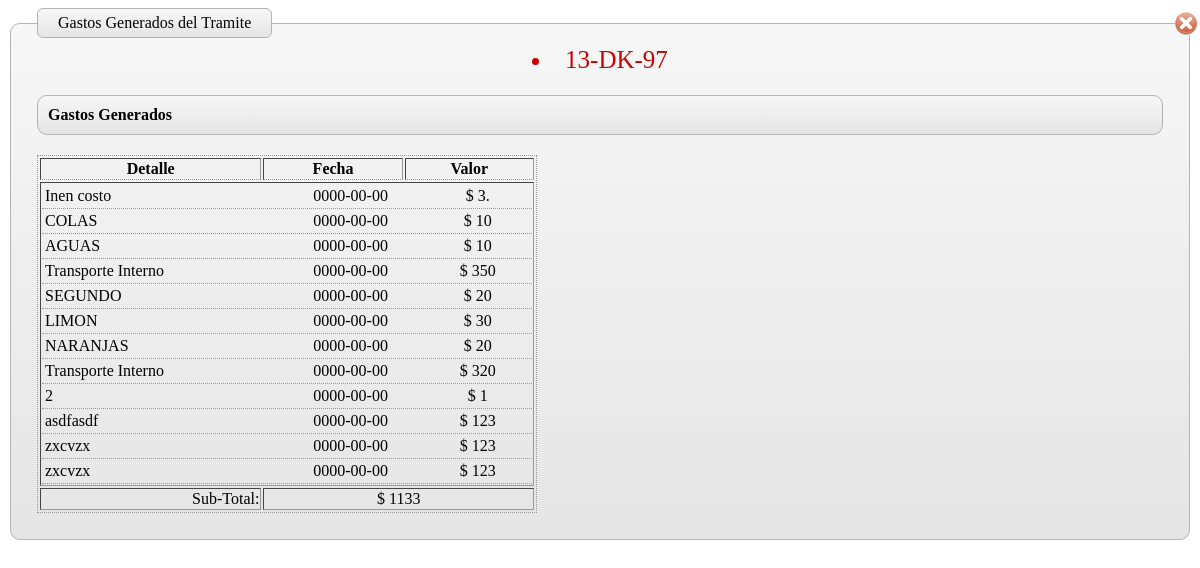
Page /includes/popup/gastos.php?codigo=13-DK-97 on the committed database.
### tables this page shows
CREATE TABLE IF NOT EXISTS `dnk_documento_gasto` (
  `id` int(10) unsigned NOT NULL AUTO_INCREMENT,
  `DNK_DOCUMENTO_codigo` varchar(20) NOT NULL,
  `factura` varchar(60) NOT NULL,
  `fecha` date NOT NULL,
  `descripcion` varchar(255) DEFAULT NULL,
  `valor` varchar(20) DEFAULT NULL,
  PRIMARY KEY (`id`),
  KEY `DOCUMENTO_GASTO_FKIndex1` (`DNK_DOCUMENTO_codigo`)
);

### includes/database.inc.php (called while the page is built, shortened)
<?php
class database {
	var $db = null;
	function database(){
		$this->db = new mysqli(HOST_NAME, USER_NAME, USER_PASSWD, DB_NAME);
		$this->db->query("SET NAMES 'utf8'");
		return $this->db;
	}
	function query( $query ){
		$obj = $this->db->query($query);
		return $obj;
	}
}
?>

### includes/popup/gastos.php (the view, shortened to what this page needs)
<?php
        include_once("../database.inc.php");
	$dbmysql = new database();
?>
<?php
echo formulario_gasto();
function formulario_gasto(){
    global $dbmysql;
     $codigo_doc=$_GET['codigo'];
     $subtotal=0;
     $retval='<form id="form-1" action="?modulo=notificaciones&op=insertnotifi" method="post">
                <fieldset>
                    <legend>Gastos Generados del Tramite</legend>
                    <div id="cerrar_ventana"><a href="javascript:void(0);" title="Cerrar" onclick="popupCssHide();"><img src="images/001_05.gif"></a></div>';
            $retval .='<div id="css_codigo" align="center">
                        <li><a><input type="hidden" id="codigo"  name="codigo" value="'.$codigo_doc.'"/>'.$codigo_doc.'</a></li>
                    </div>
                    <ol>
                    <div>
                        <label class="rotulo"><strong>Gastos Generados</strong></label>
                    </div>
                    </ol>
                    ';
                $sql="SELECT *FROM `dnk_documento_gasto` WHERE DNK_DOCUMENTO_codigo='$codigo_doc'";
                $rows1 = $dbmysql->query($sql);
        $retval .='<div class="settings">
                        <table width="100%" border="1" style="border:dotted;border-color:#999; border-width:0.5px" align="center">
                            <tr align="center" >
                              <td style="border-bottom-style:dotted;border-bottom-width:0.5px; border-bottom-color:#999"><strong>Detalle</strong></td>
                              <td style="border-bottom-style:dotted;border-bottom-width:0.5px; border-bottom-color:#999"><strong>Fecha</strong></td>
                              <td style="border-bottom-style:dotted;border-bottom-width:0.5px; border-bottom-color:#999"><strong>Valor</strong></td>
                            </tr>
                            <tr style="font-size:12px;vertical-align: inherit;">
                                    <td colspan="3"><div id="mostrargastosgenerados">';
                    while ( $row1=$rows1->fetch_object() ){
                      $retval .='<table width="100%"  style="margin:0;padding:0;border-bottom-style:dotted;border-bottom-width:1px; border-bottom-color:#999">
                                    <tr>
                                      <td width="180">'.$row1->descripcion.'</td>
                                      <td width="113"><div align="center">'.$row1->fecha.'</div></td>
                                      <td width="80" align="center">$ '.$row1->valor.'</td>
                                    </tr>
                                  </table>
                                  ';
                      $subtotal=$subtotal+$row1->valor;
                    }
          $retval .='</div><div id="mostrargastos"></div>
                                    </td>
                                  </tr>
                                  <tr>
                                    <td align="right">Sub-Total:</td>
                                    <td align="center" colspan="2">$ '.$subtotal.'</td>
                                 </tr>
                                </table></div>
            </fieldset>
            </form>';
       return $retval;
     }
?>

### includes/popup/gastos.php (style rules this page uses)
form fieldset { padding: 26px; border: 1px solid #b4b4b4; -moz-border-radius: 10px; -webkit-border-radius: 10px; }
form legend { padding: 5px 20px 5px 20px; color: #030303; -moz-border-radius: 6px; -webkit-border-radius: 6px; border: 1px solid #b4b4b4; }
form ol { list-style: none; margin-bottom: 20px; border: 1px solid #b4b4b4; -moz-border-radius: 10px; -webkit-border-radius: 10px; padding: 10px; }
form ol, form legend, form fieldset { background-image: -moz-linear-gradient(top, #f7f7f7, #e5e5e5); background-image: -webkit-gradient(linear,left bottom,left top,color-stop(0, #e5e5e5),color-stop(1, #f7f7f7)); }
.settings { width: 500px; list-style: none; position: relative; }
#css_codigo { color: #C90202; padding: 5px; margin: 5px; text-transform: uppercase; font-size: 25px; }
#cerrar_ventana { text-align: right; margin-top: -52px; margin-right: -35px; }

### rows in the picture
dnk_documento_gasto: descripcion "Inen costo", fecha "0000-00-00", valor "3."
dnk_documento_gasto: descripcion "COLAS", fecha "0000-00-00", valor "10"
dnk_documento_gasto: descripcion "AGUAS", fecha "0000-00-00", valor "10"
dnk_documento_gasto: descripcion "Transporte Interno", fecha "0000-00-00", valor "350"
dnk_documento_gasto: descripcion "SEGUNDO", fecha "0000-00-00", valor "20"
dnk_documento_gasto: descripcion "LIMON", fecha "0000-00-00", valor "30"
dnk_documento_gasto: descripcion "NARANJAS", fecha "0000-00-00", valor "20"
dnk_documento_gasto: descripcion "Transporte Interno", fecha "0000-00-00", valor "320"
dnk_documento_gasto: descripcion "2", fecha "0000-00-00", valor "1"
dnk_documento_gasto: descripcion "asdfasdf", fecha "0000-00-00", valor "123"
dnk_documento_gasto: descripcion "zxcvzx", fecha "0000-00-00", valor "123"
dnk_documento_gasto: descripcion "zxcvzx", fecha "0000-00-00", valor "123"

### other values in the picture
$codigo_doc "13-DK-97"
$subtotal "1133"
